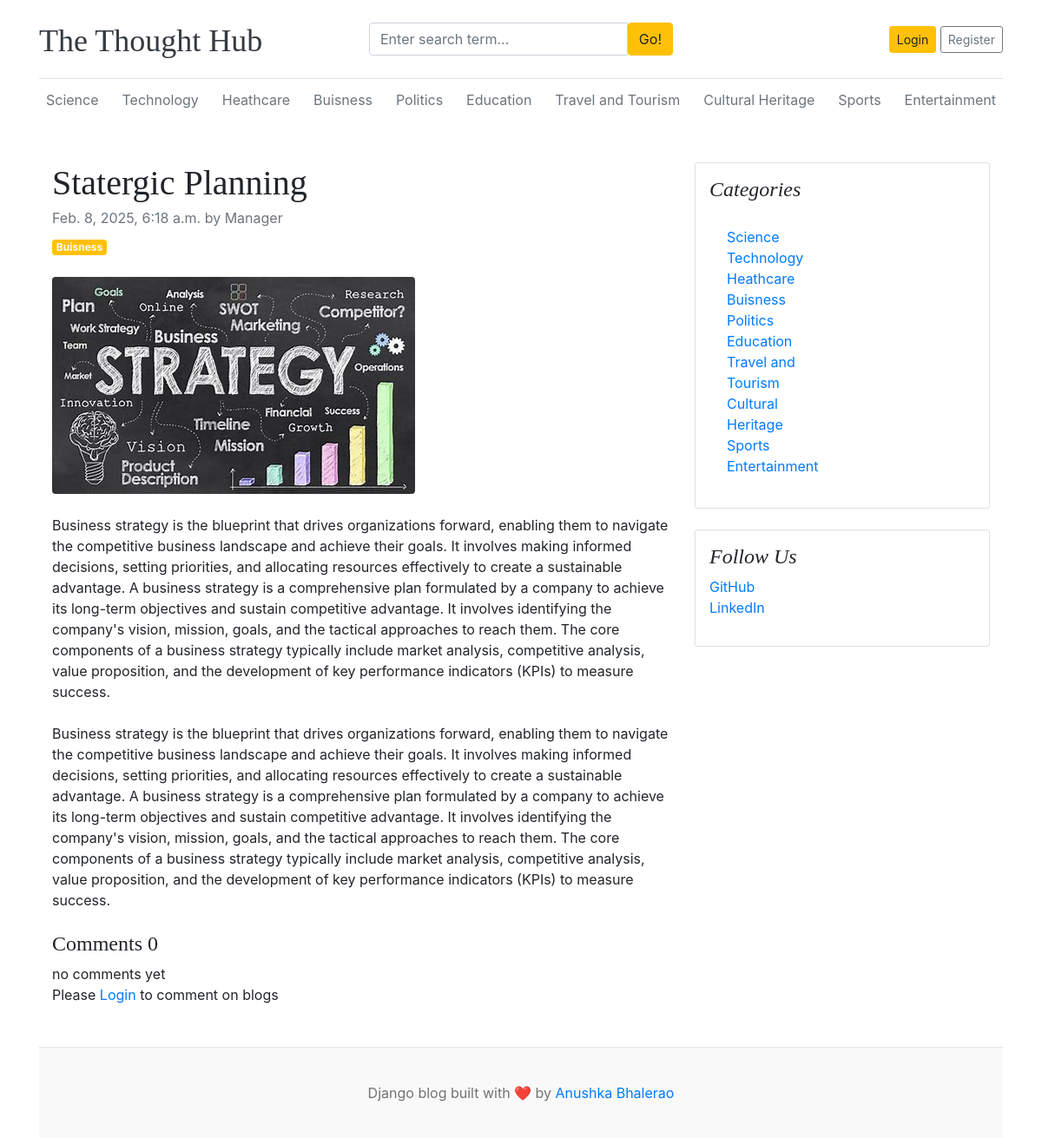
/category/blog/statergic-planning/, run on the app's committed database.
### blogs/models.py (models this page shows, shortened)
class Category(models.Model):
    category_name = models.CharField(max_length=50, unique=True)
    created_at = models.DateTimeField(auto_now_add=True)
    updated_at = models.DateTimeField(auto_now=True)
    class Meta:
        verbose_name_plural = 'Categories'
    def __str__(self):
        return self.category_name

class Blogs(models.Model):
    title = models.CharField(max_length=100, unique=True)
    slug = models.SlugField(unique=True, blank=True)  # Auto-generate slug if empty
    category = models.ForeignKey(Category, on_delete=models.CASCADE, related_name="blogs")
    author = models.ForeignKey(User, on_delete=models.CASCADE, related_name="blogs")
    blog_image = models.ImageField(upload_to='uploads/%Y/%m/%d', blank=True, null=True)  # ✅ Fixed image field
    short_description = models.TextField(max_length=1000)
    blog_body = models.TextField(max_length=3000)
    status = models.IntegerField(choices=STATUS_CHOICE, default=0)
    is_featured = models.BooleanField(default=False)
    created_at = models.DateTimeField(auto_now_add=True)
    updated_at = models.DateTimeField(auto_now=True)
    class Meta:
        verbose_name_plural = 'Blogs'

### blogs/views.py (the view)
# urls.py: path('category/',include('blogs.urls')),
def blogs(request, slug):
    blog = get_object_or_404(Blogs, slug=slug, status=1)
    comment = Comment()
    if request.method == "POST":
        comment.user = request.user
        comment.blog = blog
        comment.comment = request.POST['comment']
        comment.save()
        return HttpResponseRedirect(request.path_info)
    comments = Comment.objects.filter(blog = blog)
    comment_count = comments.count()
    context = {
        'blog' :  blog,
        'comments' : comments,
        'comments_count':comment_count
    }
    return render(request,'blogs.html',context)

### blogs/context_processors.py (called while the page is built)
def get_categories(request):
    categories = Category.objects.all()
    return {'categories': Category.objects.all()}  # Used a dictionary with a proper key

### templates/blogs.html
{% extends 'base/base.html' %}
{% block content %}
    <div class="container mt-5">
        <div class="row">
            <div class="col-lg-8">
                <article>
                    <header class="mb-4">
                        <h1 class="fw-bolder mb-1">{{ blog.title }}</h1>
                        <div class="text-muted fst-italic mb-2">{{ blog.created_at }} by {{ blog.author }}</div>
                        <a class="badge bg-warning text-decoration-none text-light" href="#!">{{ blog.category }}</a>
                    </header>
                    <figure class="mb-4">
                        {% if blog.blog_image %}
                            <img class="img-fluid rounded" src="{{ blog.blog_image.url }}" alt="{{ blog.title }} image" />
                        {% else %}
                            <img class="img-fluid rounded" src="/path/to/default/image.jpg" alt="Default image" />
                        {% endif %}
                    </figure>
                    <section class="mb-5">
                        <p class="fs-5 mb-4">{{ blog.short_description }}</p>
                        <p class="fs-5 mb-4">{{ blog.blog_body }}</p>
                    <h4>Comments {{comments_count}}</h4>
                    {% if comments %}
                    {% for comment in comments %}
                    <div class="card">
                        <div class="card-body">
                            <p class = "card-text">{{ comment }}</p>
                            <span>
                                <small>{{comment.user}}</small>
                                <small>{{comment.created_at|timesince}} ago</small>
                            </span>
                        </div>
                    </div>
                    {% endfor %}
                    {% else %}
                    no comments yet
                    {% endif %}
                    <div class="form-group">
                        {% if user.is_authenticated %}
                        <form action="" method="POST">
                            {% csrf_token %}
                            <div class="form-group">
                                <textarea name="comment" class="form-control" placeholder="Write your comment"></textarea>
                                <input type="Submit" class="btn btn-primary mt-2" >
                            </div>
                        </form>
                        {% else %}
                        <p>Please <span><a href="{% url 'login'%}">Login</a></span> to comment on blogs</p>
                        {%endif%}
                    </div>
                    </section>
                </article>
            </div>
            <div class="col-lg-4">
                <div class="card mb-4 p-3">
                    <h4 class="font-italic">Categories</h4>
                    <div class="card-body">
                        <div class="row">
                            <div class="col-sm-6">
                                <ul class="list-unstyled mb-0">
                                    {% for cat in categories %}
                                        <li><a href="{% url 'blogs:posts_by_category' cat.id %}">{{ cat.category_name}}</a></li>
                                    {% endfor %}
                                </ul>
                            </div>
                        </div>
                    </div>
                </div>
                <div class="card mb-4 p-3">
                    <h4 class="font-italic">Follow Us</h4>
                    <ol class="list-unstyled">
                        <li><a href="#">GitHub</a></li>
                        <li><a href="#">LinkedIn</a></li>
                    </ol>
                </div>
            </div>
        </div>
    </div>
{% endblock %}

### templates/base/header.html (shortened to what this page needs)
{% load static %}
<!DOCTYPE html>
<html lang="en">
<head>
    <link href="https://getbootstrap.com/docs/4.0/dist/css/bootstrap.min.css" rel="stylesheet">
    <link rel="stylesheet" href="{% static 'css/blog.css' %}">
<link rel="stylesheet" href="https://cdnjs.cloudflare.com/ajax/libs/font-awesome/6.4.2/css/all.min.css">
</head>
<body>
    <div class="container">
        <header class="blog-header py-3">
            <div class="row flex-nowrap justify-content-between align-items-center">
                <div class="col-4 pt-1">
                    <a class="blog-header-logo text-dark" href="/">The Thought Hub</a>
                </div>
                <div class="col-4">
                    <form action= "{%url 'search'%}" method "GET">
                        <div class="input-group">
                            <input class="form-control" name = "keyword" type="text" placeholder="Enter search term..." aria-label="Enter search term..." aria-describedby="button-search" />
                            <button type = "submit" class="btn btn-warning" id="button-search" type="button">Go!</button>
                        </div>
                    </form>
                </div>
                <div class="col-4 d-flex justify-content-end align-items-center">
                    {% if not user.is_authenticated %}
                    <a class="btn btn-sm btn-warning" href="{% url 'login' %}">Login</a> &nbsp;
                    <a class="btn btn-sm btn-outline-secondary" href="{% url 'register'%}">Register</a>
                    {% else %}
                    <span><a href = "{% url 'dashboard' %}" class="nav-link text-dark btn-btn btn-warning">Dashboard</a></span> &nbsp;
                    <span><a href="{% url 'logout' %}" class="nav-link text-dark btn-btn btn-warning">Logout</a></span>
                    {% endif %}
                </div>
            </div>
        </header>
        <div class="nav-scroller py-1 mb-2">
            <nav class="nav d-flex justify-content-between">
                {% for cat in categories %}
                <a class="p-2 text-muted" href="{% url 'blogs:posts_by_category' cat.id %}">
                    {{ cat.category_name }}
                </a>
                {% empty %}
                    <span class="p-2 text-muted">No categories available</span>
                {% endfor %}
            </nav>
        </div>

### static/css/blog.css (style rules this page uses)
.blog-header { border-bottom: 1px solid #e5e5e5; }
.blog-header-logo { font-family: "Playfair Display", Georgia, "Times New Roman", serif; font-size: 2.25rem; }
h1, h2, h3, h4, h5, h6 { font-family: "Playfair Display", Georgia, "Times New Roman", serif; }

### data on the page
Category: category_name "Science"
Category: category_name "Technology"
Category: category_name "Heathcare"
Category: category_name "Buisness"
Category: category_name "Politics"
Category: category_name "Education"
Category: category_name "Travel and Tourism"
Category: category_name "Cultural Heritage"
Category: category_name "Sports"
Category: category_name "Entertainment"
Blogs: title "Statergic Planning", created_at "Feb. 8, 2025, 6:18 a.m.", author "Manager", category "Buisness", blog_image (picture), short_description "Business strategy is the blueprint that drives organizations forward, enabling them to navigate the competitive business landscape and achieve their goals. It involves making informed decisions, setting priorities, and allocating resources effectively to create a sustainable advantage. A business strategy is a comprehensive plan formulated by a company to achieve its long-term objectives and sustain competitive advantage. It involves identifying the company's vision, mission, goals, and the tactical approaches to reach them. The core components of a business strategy typically include market analysis, competitive analysis, value proposition, and the development of key performance indicators…", blog_body "Business strategy is the blueprint that drives organizations forward, enabling them to navigate the competitive business landscape and achieve their goals. It involves making informed decisions, setting priorities, and allocating resources effectively to create a sustainable advantage. A business strategy is a comprehensive plan formulated by a company to achieve its long-term objectives and sustain competitive advantage. It involves identifying the company's vision, mission, goals, and the tactical approaches to reach them. The core components of a business strategy typically include market analysis, competitive analysis, value proposition, and the development of key performance indicators…"

### other printed values
{{ comments_count }} "0"
